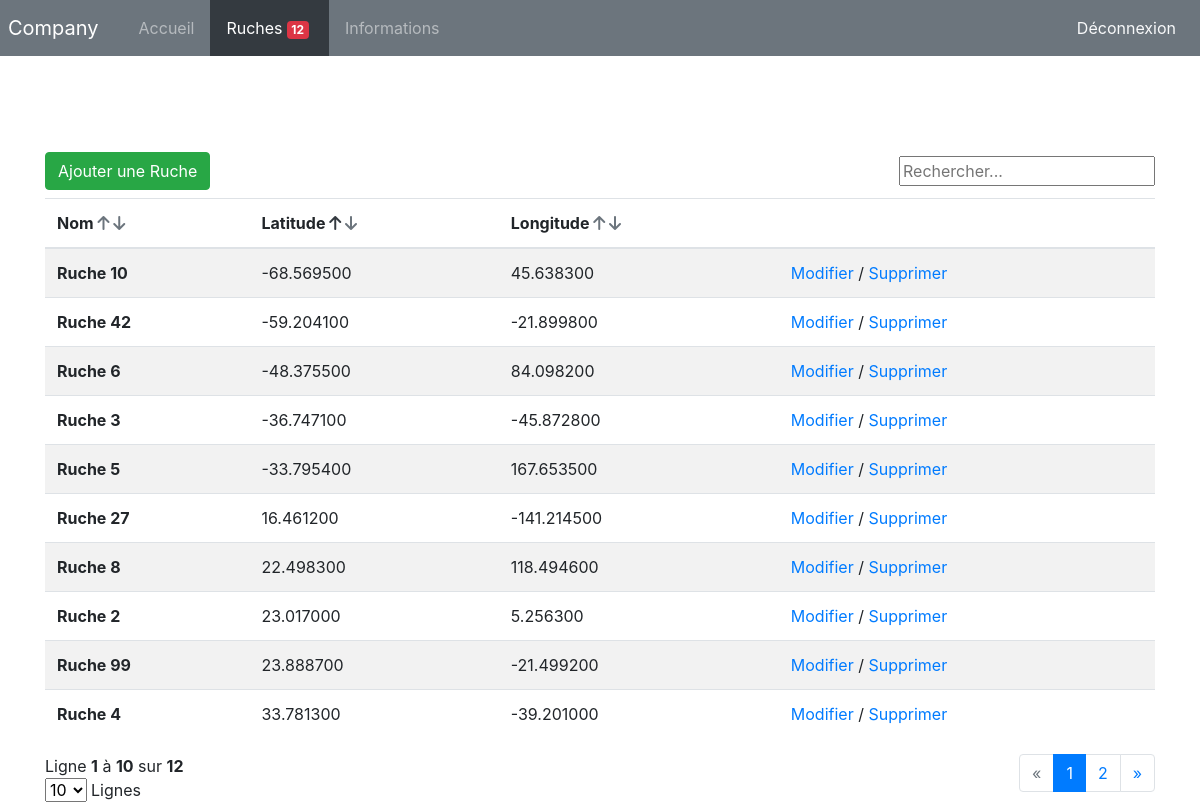
Page /?p=ruche&tri=latitude&direction=ASC on the committed database.
### tables this page shows
CREATE TABLE IF NOT EXISTS `ruche` (
  `id` int NOT NULL AUTO_INCREMENT,
  `nom` text NOT NULL,
  `latitude` decimal(8,6) NOT NULL,
  `longitude` decimal(9,6) NOT NULL,
  PRIMARY KEY (`id`)
);

### template/ruche/index_ruche.php (the view, shortened to what this page needs)
<div class="d-flex justify-content-between align-items-center">
  <a type="button" class="btn btn-success" href="/?p=ruche&f=add">Ajouter une Ruche</a>
  <form>
    <input type="text" placeholder="Rechercher..." id="search"/>
  </form>
</div>
<table class="table table-striped mt-2">
  <thead>
    <tr>
      <th scope="col d-flex justify-content-between" id="nom">
        Nom
        <span>
          <a href="/?p=ruche&tri=nom&direction=ASC"><i class="fas fa-arrow-up text-secondary"></i></a>
          <a href="/?p=ruche&tri=nom&direction=DESC"><i class="fas fa-arrow-down text-secondary"></i></a>
        </span>
      </th>
      <th scope="col" id="latitude" >
      Latitude
        <span>
          <a href="/?p=ruche&tri=latitude&direction=ASC"><i class="fas fa-arrow-up text-secondary"></i></a>
          <a href="/?p=ruche&tri=latitude&direction=DESC"><i class="fas fa-arrow-down text-secondary"></i></a>
        </span>
      </th>
      <th scope="col" id="longitude">
      Longitude
        <span>
          <a href="/?p=ruche&tri=longitude&direction=ASC"><i class="fas fa-arrow-up text-secondary"></i></a>
          <a href="/?p=ruche&tri=longitude&direction=DESC"><i class="fas fa-arrow-down text-secondary"></i></a>
        </span>
      </th>
      <th scope="col" ></th>
    </tr>
  </thead>
  <tbody>
    <?php foreach ($ruches as $key => $ruche): ?>
    <tr>
      <th scope="row"><?=$ruche['nom']?></th>
      <td><?=$ruche['latitude']?></td>
      <td><?=$ruche['longitude']?></td>
      <td>
          <a href="/?p=ruche&f=modify&id=<?=$ruche['id']?>">Modifier</a> /
          <a href="/?p=ruche&f=delete&id=<?=$ruche['id']?>">Supprimer</a>
      </td>
    </tr>
    <?php endforeach; ?>
  </tbody>
</table>
<div class="d-flex justify-content-between">
  <div>
    Ligne <?php
    echo '<b>'.(($pagination-1) * $limit + 1) . '</b> à <b>' .  (($pagination-1) * $limit + count($ruches)) . '</b> sur <b>' . $nbrRuche . '</b>';
    ?>
    <div class="d-flex align-items-center">
      <form action="/?p=ruche&f=nbLines" method="post" name="form_nbLines" id="form_nbLines">
        <select name="nbLines" class="form-select" id="nbLines">
          <option value="10">10</option>
        </select>
      </form>
      <div class="px-1">
        Lignes
      </div>
    </div>
  </div>
  <?php
    $prec = $pagination == 1 ? 1 : $pagination-1;
    $suiv = $pagination == ceil((intval($nbrRuche) / $limit)) ? $pagination : $pagination+1;
  ?>
  <nav aria-label="Page navigation">
    <ul class="pagination">
      <li class="page-item" id="prec">
        <a class="page-link" href="/?p=ruche&pagination=<?= $prec ;?>" aria-label="Previous">
          <span aria-hidden="true">&laquo;</span>
        </a>
      </li>
      <?php for ($i=1; $i < ((intval($nbrRuche) / $limit) + 1); $i++): ?>
        <li class="page-item number"><a class="page-link" href="/?p=ruche&pagination=<?= $i ;?>"><?= $i ;?></a></li>
      <?php endfor; ?>
      <li class="page-item" id="suiv">
        <a class="page-link" href="/?p=ruche&pagination=<?= $suiv ;?>" aria-label="Next">
          <span aria-hidden="true">&raquo;</span>
        </a>
      </li>
    </ul>
  </nav>
</div>

### rows in the picture
ruche: nom "Ruche 10", latitude "-68.569500", longitude "45.638300"
ruche: nom "Ruche 42", latitude "-59.204100", longitude "-21.899800"
ruche: nom "Ruche 6", latitude "-48.375500", longitude "84.098200"
ruche: nom "Ruche 3", latitude "-36.747100", longitude "-45.872800"
ruche: nom "Ruche 5", latitude "-33.795400", longitude "167.653500"
ruche: nom "Ruche 27", latitude "16.461200", longitude "-141.214500"
ruche: nom "Ruche 8", latitude "22.498300", longitude "118.494600"
ruche: nom "Ruche 2", latitude "23.017000", longitude "5.256300"
ruche: nom "Ruche 99", latitude "23.888700", longitude "-21.499200"
ruche: nom "Ruche 4", latitude "33.781300", longitude "-39.201000"

### other values in the picture
$nbrRuche['nb'] "12"
$nbrRuche "12"
